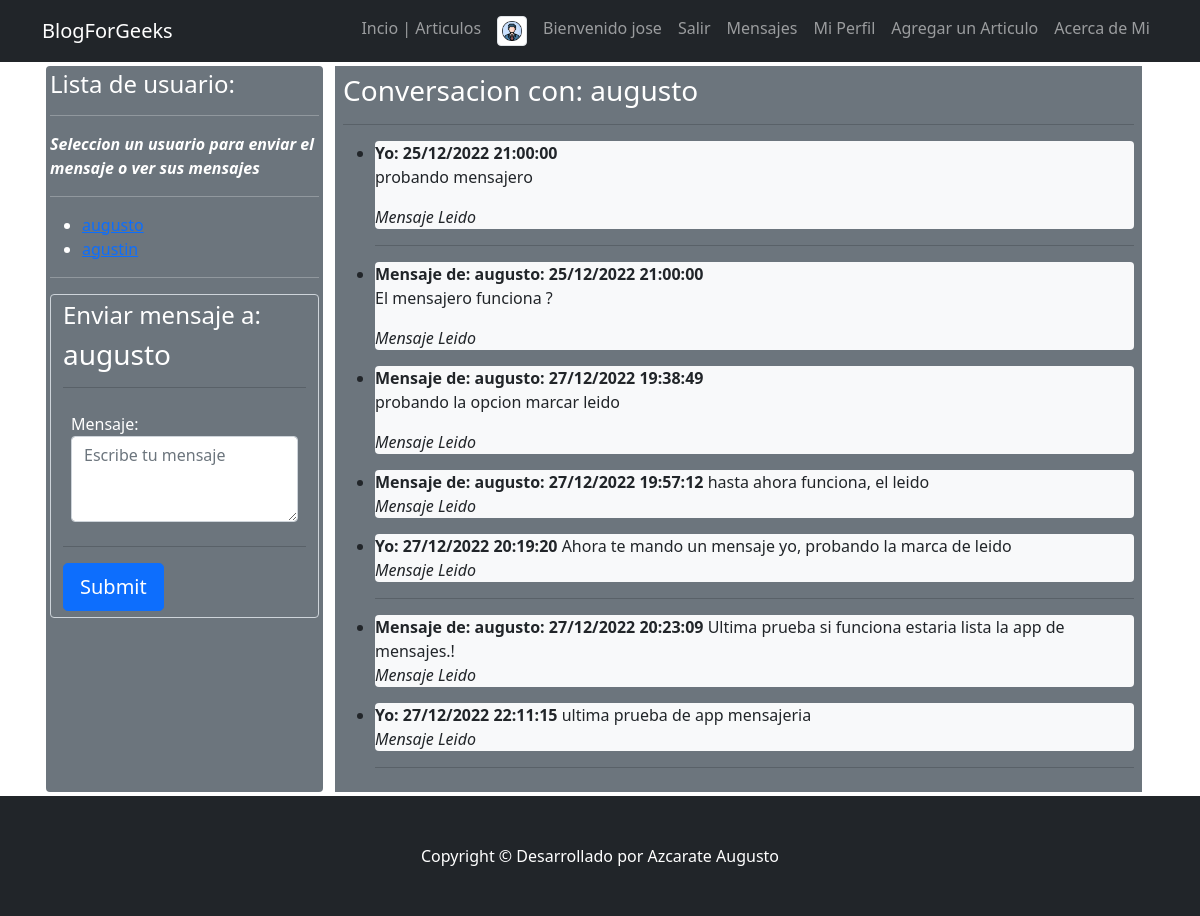
Page /mensajes/mensajes/1 (signed in) on the committed database.
### AppMensajeria/models.py (models this page shows, shortened)
class Mensajes(models.Model):
    ide = models.AutoField(primary_key=True)
    userRemitente = models.ForeignKey(User, related_name='userRemitente', on_delete=models.CASCADE) #Relacion de uno a muchos
    userDestinatario = models.ForeignKey(User, related_name='userDestinatario', on_delete=models.CASCADE) #Relacion de uno a muchos
    mensaje = models.CharField(max_length=200)
    fecha = models.DateTimeField()
    leido = models.BooleanField(default=False)

### AppMensajeria/views.py (the view, shortened to what this page needs)
# urls.py: path("mensajes/", inicioMensajes, name='mensajes'),
@login_required
def inicioMensajes(request, id=None):
    if request.method == 'GET':
        remitente = request.user #id del usuario que envia el mensaje
        if id != None: #id del usuario que recibe el mensaje
            destinatario = User.objects.get(id=id) #usuario que recibe el mensaje
            formMensaje = MensajeForm() #formulario para enviar mensaje
            usuarios = User.objects.all() #lista de usuarios para enviar mensaje
            chat = obtenerConversacion(request, remitente, destinatario)
            return render(request, 'AppMensajeria/inicio.html', {'usuarios':usuarios, 'avatar':obtenerAvatar(request) , 'formMensaje':formMensaje, 'destinatario': destinatario, 'chat':chat})
        else:
            formMensaje = MensajeForm()
            usuarios = User.objects.all()
    return render(request, 'AppMensajeria/inicio.html', {'usuarios':usuarios, 'avatar':obtenerAvatar(request) , 'formMensaje':formMensaje})

### AppMensajeria/forms.py
class MensajeForm(forms.Form):
    contenido = forms.CharField(required=True, label='Mensaje', widget=forms.Textarea(attrs={'class':'form-control', 'placeholder':'Escribe tu mensaje', 'rows':'3', 'cols':'5'}))

### AppBlog/views.py (called while the page is built)
def obtenerAvatar(request):
    try:
        lista=Avatar.objects.filter(usuarioFK=request.user) # falla al buscar cuando un usuario no esta logeado, solucionado con try
        if len(lista)!=0:
            imagen=lista[0].imagen.url
        else:
            imagen="/media/avatar/img_avatar.png"
        return imagen
    except:
        return "/media/avatar/img_avatar.png"

### AppMensajeria/views.py (called while the page is built)
def obtenerConversacion(request, remitente, destinatario):
    chat = Mensajes.objects.filter(userRemitente=remitente, userDestinatario=destinatario) | Mensajes.objects.filter(userRemitente=destinatario, userDestinatario=remitente).order_by('fecha')
    return chat

### AppMensajeria/Templates/AppMensajeria/inicio.html (shortened to what this page needs)
{% extends "AppBlog/base.html" %}
{% block contenido %}
<div class="row m-1">
    <div class="col-sm-3 p-1 bg-secondary text-white rounded ">
        <h4>Lista de usuario:</h4>
        <hr>
        <em><strong> Seleccion un usuario para enviar el mensaje o ver sus mensajes</strong></em>
        <hr>
        <ul class="bg-secondary">
            {% for usuario in usuarios %}
            {% if usuario.id != user.id %}
            <li> <a href="{% url 'mensajes' usuario.id %}"> {{usuario.username}}</a></li>
            {% endif %}
            {% endfor %}
        </ul>
        <hr>
        <div class="form-group bg-secondary ">
            <form action="" method="post" class="form-control  bg-secondary">
                <h4 class="text-white"> Enviar mensaje a:</h4>
                <h3 class="text-white"> {{destinatario}}</h3>
                <hr>
                <div class="text-white p-2">
                    {{formMensaje | safe}}
                </div>
                <hr>
                <input type="submit" class="btn btn-primary btn-lg btn-block">
            </form>
        </div>
    </div>
    <div class="col-sm-9">
        <div class="form-group bg-secondary p-2">
            <h3 class="text-white">Conversacion con: {{destinatario}}</h3>
            <hr>
            <ul>
                {% if chat %}
                {% for mensaje in chat %}
                {% if mensaje.userRemitente == user %}
                <li class="bg-light p-0 rounded">
                    <strong>Yo:</strong>
                    <strong>{{mensaje.fecha | date:"d/m/Y H:i:s" }}</strong>
                    {{mensaje.mensaje | safe }}
                    {% if mensaje.leido == 0 %}
                    <p><i>Mensaje no Leido</i></p>
                    {% else %}
                    <p><i>Mensaje Leido</i></p>
                    {% endif %}
                </li>
                <hr>
                {% else %}
                <li class="bg-light rounded">
                    <strong>Mensaje de: {{mensaje.userRemitente}}:</strong>
                    <strong>{{mensaje.fecha | date:"d/m/Y H:i:s" }}</strong>
                    {{mensaje.mensaje | safe }}
                    {% if mensaje.leido == 0 %}
                    <a href="{% url 'marcarLeido' mensaje.ide %}" target="_self" rel="noopener noreferrer">Marcar Como
                        Leido </a>
                    {% else %}
                    <p><i>Mensaje Leido</i></p>
                    {% endif %}
                </li>
                {% endif %}
                {% endfor %}
                {% endif %}
            </ul>
        </div>
    </div>
</div>
{% endblock %}

### AppBlog/Templates/AppBlog/base.html (shortened to what this page needs)
<!DOCTYPE html>
<html lang="en">
<head>
    {% load static %}
    <link href="{% static 'AppBlog/css/styles.css' %}" rel="stylesheet" />
</head>
<body>
    <nav class="navbar navbar-expand-lg navbar-dark bg-dark">
        <div class="container">
            <a class="navbar-brand" href="{% url 'inicio' %}">BlogForGeeks</a>
            <div class="collapse navbar-collapse" id="navbarSupportedContent">
                <ul class="navbar-nav ms-auto mb-2 mb-lg-0">
                    <li class="nav-item"><a class="nav-link" href="{% url 'inicio' %}">Incio | Articulos</a></li>
                    {% if user.is_authenticated %}
                    <li class="nav-item"><a class="nav-link" href="{% url 'inicio' %}"><img src="{{ avatar }}" alt="" width="30px" height="30px" class="img-thumbnail"></a></li>
                    <li class="nav-item"><a class="nav-link" href="{% url 'inicio' %}">Bienvenido {{user.username}}</a></li>
                    <li class="nav-item"><a class="nav-link" href="{% url 'logout' %}">Salir</a></li>
                    <li class="nav-item"><a class="nav-link" href="{% url 'mensajes' %}">Mensajes</a></li>
                    <li class="nav-item"><a class="nav-link" href="{% url 'perfil' %}">Mi Perfil</a></li>
                    <li class="nav-item"><a class="nav-link" aria-current="page"
                        href="{% url 'crearArticulo' %}">Agregar un Articulo</a></li>
                    {% else %}
                    <li class="nav-item"><a class="nav-link" href="{% url 'inicio' %}">Inicio</a></li>
                    <li class="nav-item"><a class="nav-link" href="{% url 'login' %}">Ingresar</a></li>
                    <li class="nav-item"><a class="nav-link" href="{% url 'registro' %}">Registrarse</a></li>
                    {% endif %}
                    <li class="nav-item"><a class="nav-link" href="{% url 'about' %}">Acerca de Mi</a></li>
                </ul>
            </div>
        </div>
    </nav>
    <div class="container">
        {% block contenido %}
        {% endblock %}
    </div>
    <footer class="py-5 bg-dark">
        <div class="container">
            <p class="m-0 text-center text-white">Copyright &copy; Desarrollado por Azcarate Augusto</p>
        </div>
    </footer>
</body>
</html>

### rows in the picture
Mensajes: fecha "25/12/2022 21:00:00", mensaje "probando mensajero", leido "Mensaje Leido"
Mensajes: userRemitente "augusto", fecha "25/12/2022 21:00:00", mensaje "El mensajero funciona ?", leido "Mensaje Leido"
Mensajes: userRemitente "augusto", fecha "27/12/2022 19:38:49", mensaje "probando la opcion marcar leido", leido "Mensaje Leido"
Mensajes: userRemitente "augusto", fecha "27/12/2022 19:57:12", mensaje "hasta ahora funciona, el leido", leido "Mensaje Leido"
Mensajes: fecha "27/12/2022 20:19:20", mensaje "Ahora te mando un mensaje yo, probando la marca de leido", leido "Mensaje Leido"
Mensajes: userRemitente "augusto", fecha "27/12/2022 20:23:09", mensaje "Ultima prueba si funciona estaria lista la app de mensajes.!", leido "Mensaje Leido"
Mensajes: fecha "27/12/2022 22:11:15", mensaje "ultima prueba de app mensajeria", leido "Mensaje Leido"

### other values in the picture
{{ user.username }} "jose"
{{ destinatario }} "augusto"
